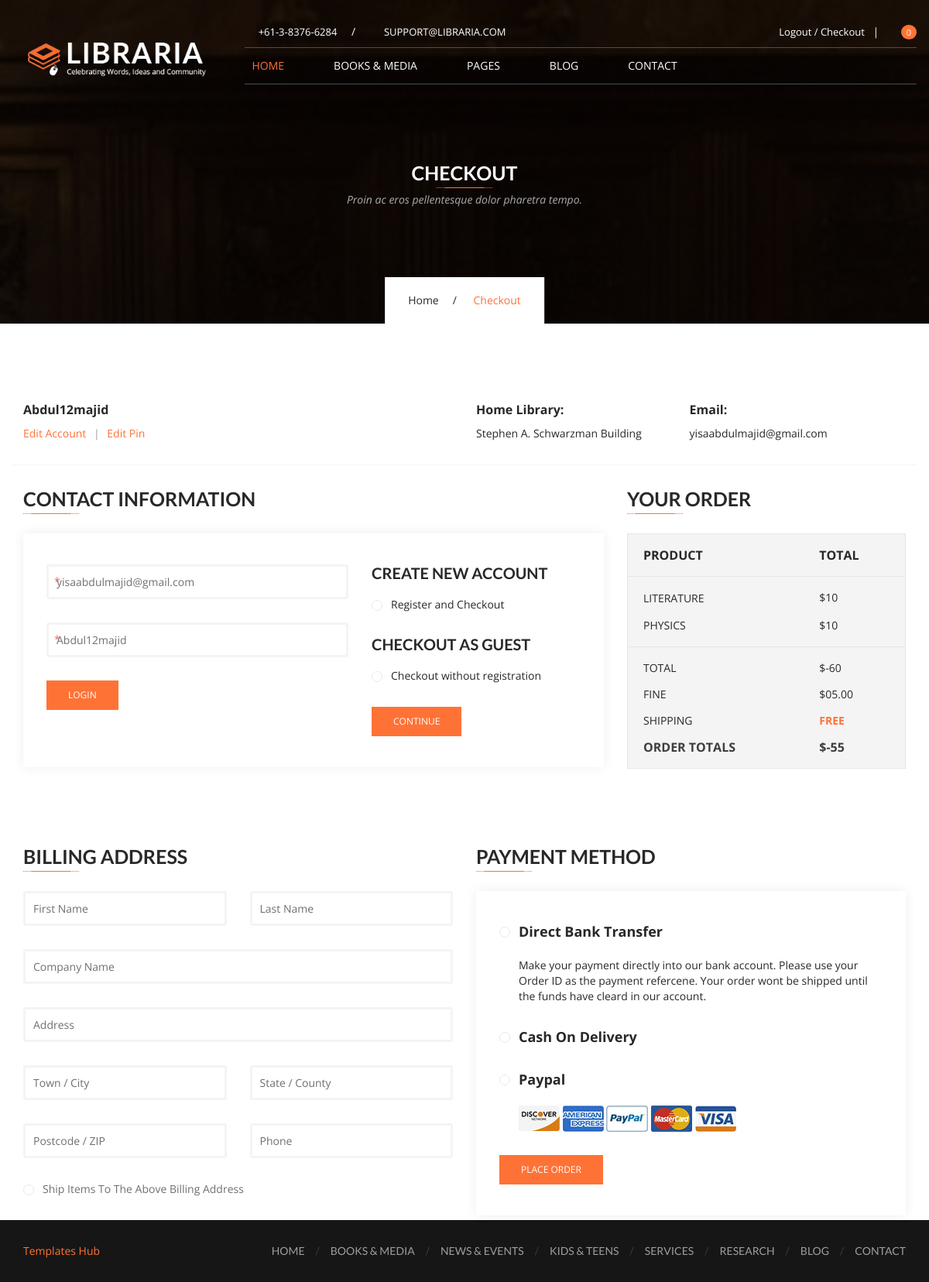
The app's page /checkout (signed in), older data.
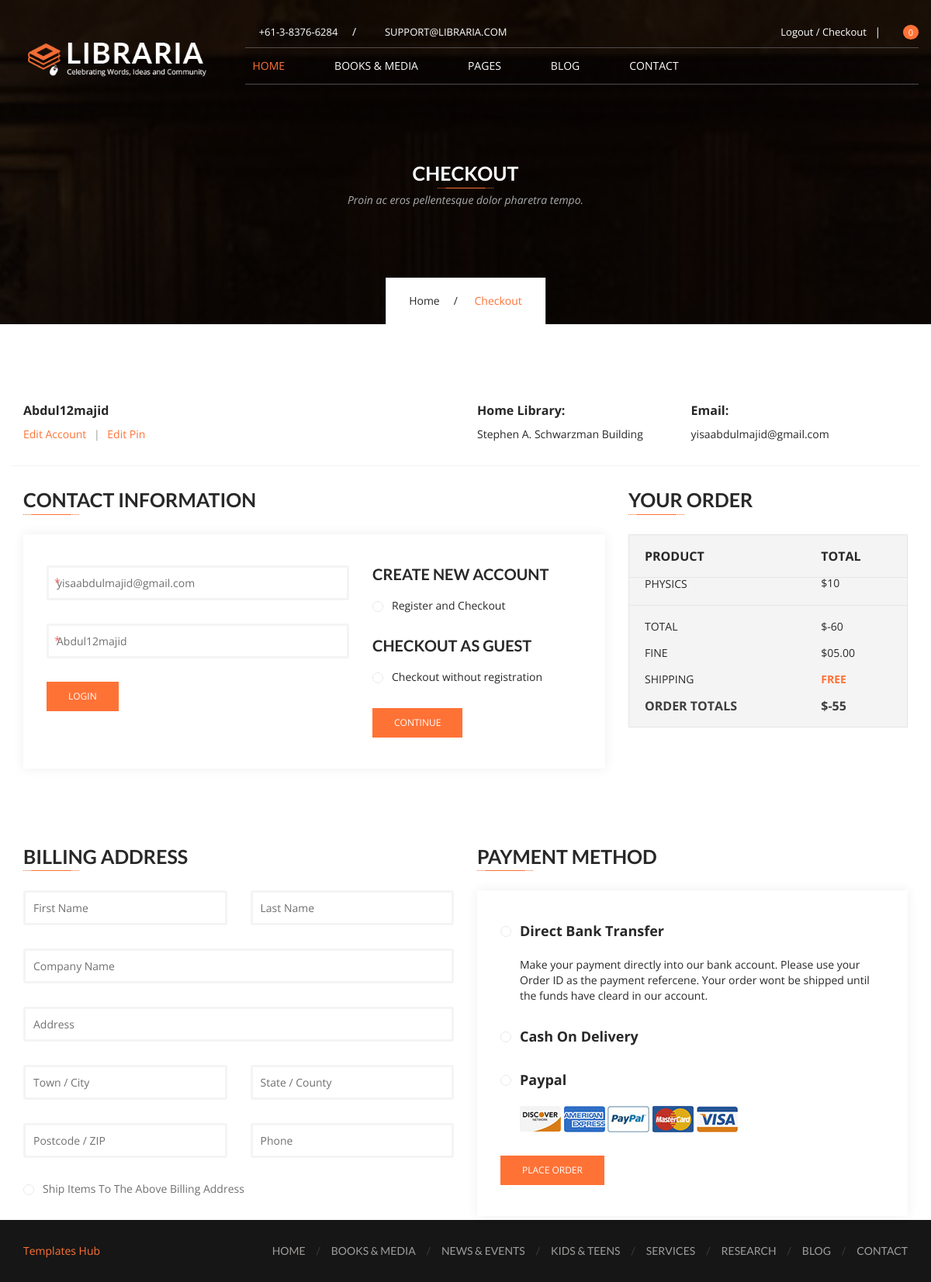
The same page, newer data.
### lms_app/models.py (models this page shows, shortened)
class Book(models.Model):
	name = models.CharField(max_length=50, blank=False)
	author = models.CharField(max_length=50, blank=True)
	cover_page = models.ImageField(blank=True, upload_to="cover/")
	edition = models.CharField(max_length=50, blank=True)
	isbn = models.CharField(max_length=50, blank=True)
	publisher = models.CharField(max_length=50, blank=True)
	language = models.CharField(max_length=50, blank=True)
	topic = models.CharField(max_length=50, blank=True)
	length = models.CharField(max_length=50, blank=True)
	category = models.ForeignKey(Catalogue, blank=True, on_delete=models.CASCADE)
	book_count = models.IntegerField(default=1)
	book_price = models.IntegerField(default=10)
	summary = models.TextField(blank=True, null=True)
	status = models.ForeignKey(Status, blank=True, on_delete=models.CASCADE)

### lms_app/views.py (the view)
# urls.py: path('checkout', views.check_out, name='checkout'),
@login_required(login_url='login-user')
def check_out(request):
	user = request.user
	books = user.profile.books_taken.all().order_by('-id')
	total = user.profile.books_price + 5
	price = user.profile.books_price
	context = {
		'user':user,
		'books':books,
		'total':total,
		'price':price,
	}
	return render(request, 'checkout.html', context)

### lms_app/templates/checkout.html (shortened to what the changed rows need)
<!DOCTYPE html>
{% load static %}
<html lang="zxx">
<head>
<link href="{% static 'css/font-awesome.min.css' %}" rel="stylesheet" type="text/css" />
<link href="{% static 'css/mmenu.css' %}" rel="stylesheet" type="text/css" />
<link href="{% static 'css/mmenu.positioning.css' %}" rel="stylesheet" type="text/css" />
<link href="{% static 'css/style.css' %}" rel="stylesheet" type="text/css" />
</head>
    <body>
        <header id="header-v1" class="navbar-wrapper inner-navbar-wrapper">
            <div class="container">
                <div class="row">
                    <nav class="navbar navbar-default">
                        <div class="row">
                            <div class="col-md-3">
                                <div class="navbar-header">
                                    <div class="navbar-brand">
                                        <h1>
                                            <a href="/">
                                                <img src="{% static 'images/libraria-logo-v1.png' %}" alt="LIBRARIA" />
                                            </a>
                                        </h1>
                                    </div>
                                </div>
                            </div>
                        </div>
                    </nav>
                </div>
            </div>
        </header>
        <section class="page-banner services-banner">
            <div class="container">
                <div class="banner-header">
                    <h2>Checkout</h2>
                </div>
            </div>
        </section>
        <div id="content" class="site-content">
            <div id="primary" class="content-area">
                <main id="main" class="site-main">
                    <div class="checkout-main">
                        <div class="container">
                            <div class="row">
                                <div class="col-md-12">
                                    <article class="page type-page status-publish hentry">
                                        <div class="entry-content">
                                            <div class="woocommerce">
                                                <form action="http://libraria.demo.presstigers.com/checkout.html" class="checkout woocommerce-checkout" method="post" name="checkout">
                                                    <div class="row">
                                                        <div class="col-sm-8">
                                                            <h2>Contact Information</h2>
                                                        </div>
                                                        <div class="col-sm-4">
                                                            <h2>Your order</h2>
                                                            <div class="woocommerce-checkout-review-order" id="order_review">
                                                                <table class="shop_table woocommerce-checkout-review-order-table">
                                                                    <thead>
                                                                        <tr>
                                                                            <th class="product-name">Product</th>
                                                                            <th class="product-total">Total</th>
                                                                        </tr>
                                                                    </thead>
                                                                    <tbody>
                                                                        {% for book in books %}
                                                                        <tr class="cart_item">
                                                                            <td class="product-name">
                                                                                <span class="woocommerce-product-amount">{{ book.name }}</span>
                                                                            </td>
                                                                            <td class="product-total">
                                                                                <span class="woocommerce-Price-amount amount">${{ book.book_price }}</span>
                                                                            </td>
                                                                        </tr>
                                                                        {% endfor %}
                                                                    </tbody>
                                                                    <tfoot>
                                                                        <tr class="order-total">
                                                                            <th>Order Totals</th>
                                                                            <th>${{ total }}</th>
                                                                        </tr>
                                                                    </tfoot>
                                                                </table>
                                                            </div>
                                                        </div>
                                                    </div>
                                                    <div class="row">
                                                        <div id="customer_details">
                                                            <div class="col-xs-12 col-sm-6">
                                                                <div class="woocommerce-billing-fields">
                                                                    <h2>Billing Address</h2>
                                                                </div>
                                                            </div>
                                                            <div class="col-xs-12 col-sm-6">
                                                                <div class="woocommerce-checkout-payment" id="payment">
                                                                    <h2>Payment Method</h2>
                                                                </div>
                                                            </div>
                                                        </div>
                                                    </div>
                                                </form>
                                            </div>
                                        </div>
                                    </article>
                                </div>
                            </div>
                        </div>
                    </div>
                </main>
            </div>
        </div>
    </body>
</html>

Row changes from the older to the newer data that the page shows:
removed Book: name "LITERATURE", book_price "10"
